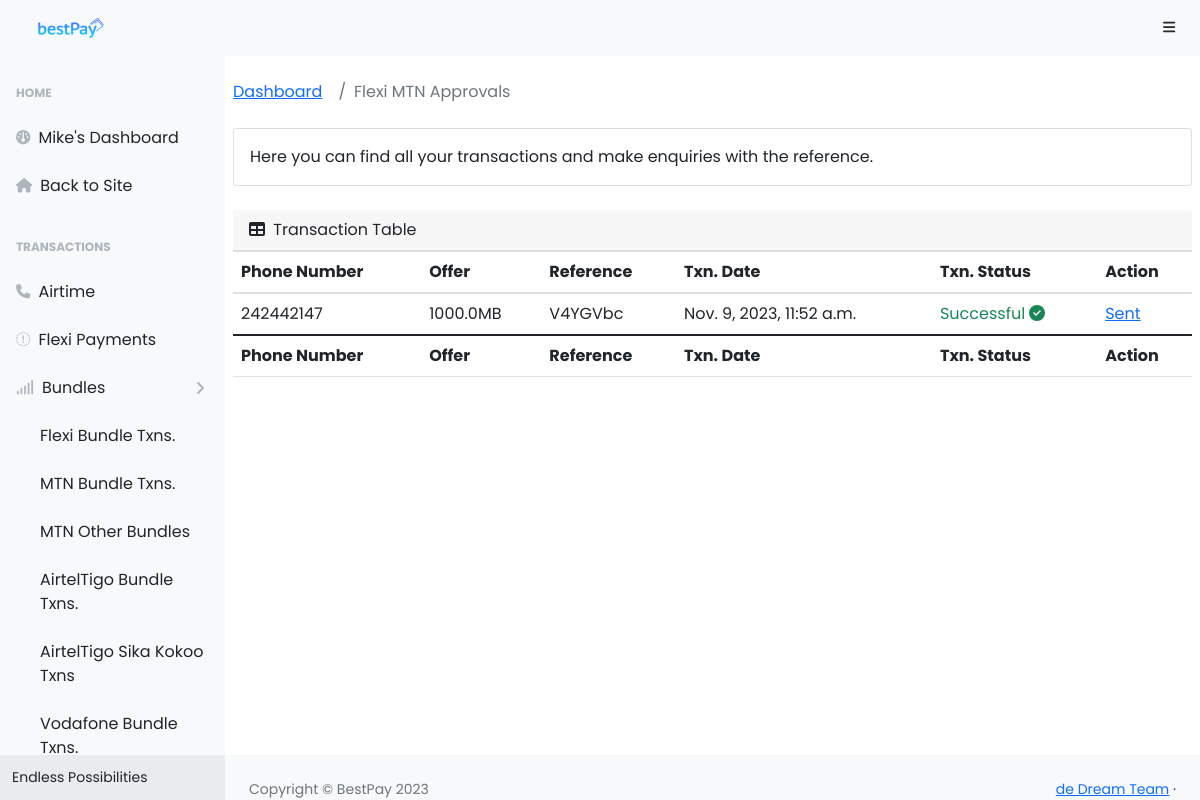
Screenshot of /dashboard/mtn-admin (signed in) with the database file from the repository.
### bestPayApp/models.py (models this page shows, shortened)
class CustomUser(AbstractUser):
    first_name = models.CharField(max_length=100, null=False, blank=False)
    last_name = models.CharField(max_length=100, null=False, blank=False)
    username = models.CharField(max_length=100, null=False, blank=False, unique=True)
    email = models.EmailField(max_length=250, null=False, blank=False)
    wallet = models.FloatField(null=True, blank=True, default=0.0)
    phone = models.PositiveIntegerField(null=True, blank=True)
    password1 = models.CharField(max_length=100, null=False, blank=False)
    password2 = models.CharField(max_length=100, null=False, blank=False)

class MTNBundleTransaction(models.Model):
    user = models.ForeignKey(CustomUser, on_delete=models.CASCADE)
    email = models.EmailField(max_length=250, null=False, blank=True)
    bundle_number = models.PositiveBigIntegerField(null=False, blank=False)
    offer = models.CharField(max_length=250, null=False, blank=False)
    reference = models.CharField(max_length=20, null=False, blank=True)
    transaction_date = models.DateTimeField(auto_now_add=True)
    transaction_status = models.CharField(max_length=100, null=False)
    choices = (
        ("Flexi", "Flexi"),
        ("Normal", "Normal")
    )
    type = models.CharField(max_length=200, null=True, blank=True, choices=choices, default="Normal")

### bestPayApp/dashboard/dashboardViews.py (the view)
# urls.py: path('dashboard/mtn-admin', dashboardViews.mtn_admin, name='mtn_admin'),
@login_required(login_url='login')
def mtn_admin(request):
    if request.user.is_superuser:
        all_flexi_transactions = models.MTNBundleTransaction.objects.filter(type="Flexi")
        context = {
            'txns': all_flexi_transactions
        }
        return render(request, "dashboard/layouts/mtn-admin.html", context=context)
    else:
        messages.error(request, "Access Denied")
        return redirect("user-dashboard")

### bestPayApp/templates/dashboard/layouts/mtn-admin.html (shortened to what this page needs)
{% extends 'dashboard/base.html' %}
    {% block content %}
        {% include 'dashboard/inc/navbar.html' %}
        <div id="layoutSidenav">
            {% include 'dashboard/inc/sideNav.html' %}
            <div id="layoutSidenav_content">
                <main>
                    <div class="container px-2">
                        <ol style="background-color: transparent" class="breadcrumb mb-4">
                            <li class="breadcrumb-item"><a href="{% url 'user-dashboard' %}">Dashboard</a></li>
                            <li class="breadcrumb-item active">Flexi MTN Approvals</li>
                        </ol>
                        <div class="card mb-4">
                            <div class="card-body">
                                Here you can find all your {{ heading }} transactions and make enquiries with the reference.
                            </div>
                        </div>
                        <div class="mb-4">
                            <div class="card-header">
                                <i class="fas fa-table me-1"></i>
                                Transaction Table
                            </div>
                            <div class="table-responsive">
                                <table class="table" id="table_id">
                                    <thead>
                                        <tr>
                                            <th>Phone Number</th>
                                            <th>Offer</th>
                                            <th>Reference</th>
                                            <th>Txn. Date</th>
                                            <th>Txn. Status</th>
                                            <th>Action</th>
                                        </tr>
                                    </thead>
                                    <tfoot>
                                        <tr>
                                            <th>Phone Number</th>
                                            <th>Offer</th>
                                            <th>Reference</th>
                                            <th>Txn. Date</th>
                                            <th>Txn. Status</th>
                                            <th>Action</th>
                                        </tr>
                                    </tfoot>
                                    <tbody>
                                    {% for txn in txns %}
                                        <tr>
                                            <td>{{ txn.bundle_number}}</td>
                                            <td>{{ txn.offer}}</td>
                                            <td>{{ txn.reference}}</td>
                                            <td>{{ txn.transaction_date}}</td>
                                            {% if txn.transaction_status == "Successful" %}
                                                <td class="text-success">{{ txn.transaction_status}} <i class="fa fa-check-circle"></i></td>
                                            {% else %}
                                                <td>{{ txn.transaction_status }}</td>
                                            {% endif %}
                                            {% if txn.transaction_status == "Successful" %}
                                                <td><a href="#">Sent</a></td>
                                            {% else %}
                                                <td><a href="{% url 'mark_as_sent' reference=txn.reference %}">Mark as Sent</a></td>
                                            {% endif %}
                                        </tr>
                                    {% endfor %}
                                    </tbody>
                                </table>
                            </div>
                        </div>
                    </div>
                </main>
                {% include 'dashboard/inc/footer.html' %}
            </div>
        </div>
    {% endblock %}

### bestPayApp/templates/dashboard/inc/sideNav.html (shortened to what this page needs)
<div id="layoutSidenav_nav">
                <nav class="sb-sidenav accordion sb-sidenav-light" id="sidenavAccordion">
                    <div class="sb-sidenav-menu">
                        <div class="nav">
                            <div class="sb-sidenav-menu-heading">Home</div>
                            <a class="nav-link" href="{% url 'user-dashboard' %}">
                                <div class="sb-nav-link-icon"><i class="fa-solid fa-gauge"></i></div>
                                {{ request.user.username | capfirst }}'s Dashboard
                            </a>
                            <a class="nav-link" href="{% url 'home' %}">
                                <div class="sb-nav-link-icon"><i class="fa-solid fa-house"></i></div>
                                Back to Site
                            </a>
                            <div class="sb-sidenav-menu-heading">Transactions</div>
                            <a class="nav-link collapsed" href="{% url 'user-dashboard' %}" aria-expanded="false" aria-controls="collapseLayouts">
                                <div class="sb-nav-link-icon"><i class="fa-solid fa-phone"></i></div>
                                Airtime
                            </a>
                            <a class="nav-link collapsed" href="{% url 'flexi_payment_table' %}" aria-expanded="false" aria-controls="collapseLayouts">
                                <div class="sb-nav-link-icon"><i class="fa-solid fa-money"></i></div>
                                Flexi Payments
                            </a>
                            <a class="nav-link collapsed" href="#" data-bs-toggle="collapse" data-bs-target="#collapseLayouts" aria-expanded="false" aria-controls="collapseLayouts">
                                <div class="sb-nav-link-icon"><i class="fa-solid fa-signal"></i></div>
                                Bundles
                                <div class="sb-sidenav-collapse-arrow"><i class="fas fa-angle-down"></i></div>
                            </a>
                            <div class="collapse show" id="collapseLayouts" aria-labelledby="headingOne" data-bs-parent="#sidenavAccordion">
                                <nav class="sb-sidenav-menu-nested nav">
                                    <a class="nav-link" href="{% url 'txn_table' keyword="ishare_bundles" %}">Flexi Bundle Txns.</a>
                                    <a class="nav-link" href="{% url 'txn_table' keyword="mtn_bundles" %}">MTN Bundle Txns.</a>
                                    <a class="nav-link" href="{% url 'txn_table' keyword="mtn_other_bundles" %}">MTN Other Bundles</a>
                                    <a class="nav-link" href="{% url 'txn_table' keyword="airteltigo_bundles" %}">AirtelTigo Bundle Txns.</a>
                                    <a class="nav-link" href="{% url 'txn_table' keyword="airteltigo_sika_kokoo" %}">AirtelTigo Sika Kokoo Txns</a>
                                    <a class="nav-link" href="{% url 'txn_table' keyword="vodafone_bundles" %}">Vodafone Bundle Txns.</a>
                                </nav>
                            </div>
                        </div>
                    </div>
                    <div class="sb-sidenav-footer">
                        <div class="small">Endless Possibilities</div>
                    </div>
                </nav>
            </div>

### rows the page displays
CustomUser: user.username "Mike"
MTNBundleTransaction: bundle_number "242442147", offer "1000.0MB", reference "V4YGVbc", transaction_date "Nov. 9, 2023, 11:52 a.m.", transaction_status "Successful", shows "Sent"
